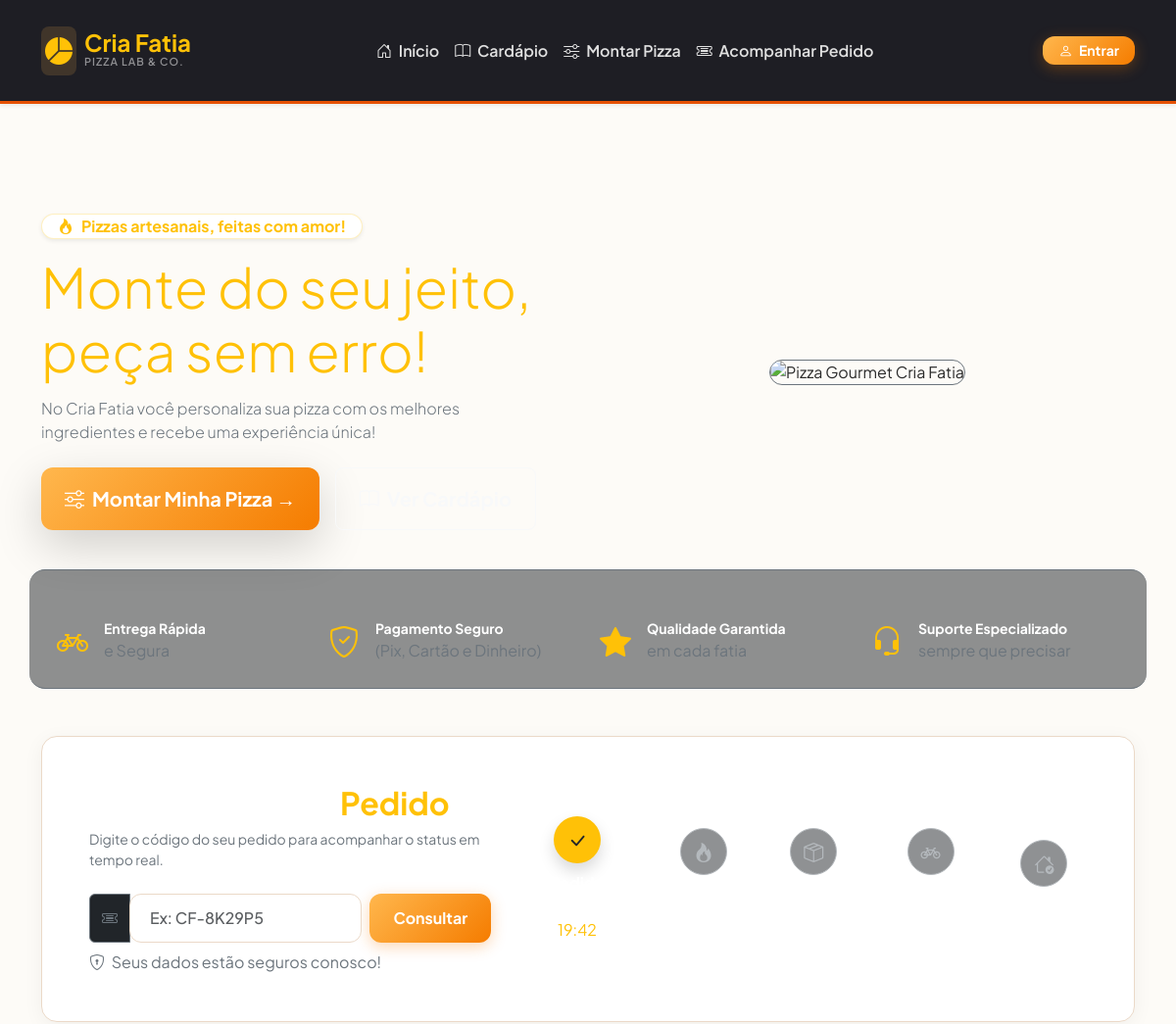
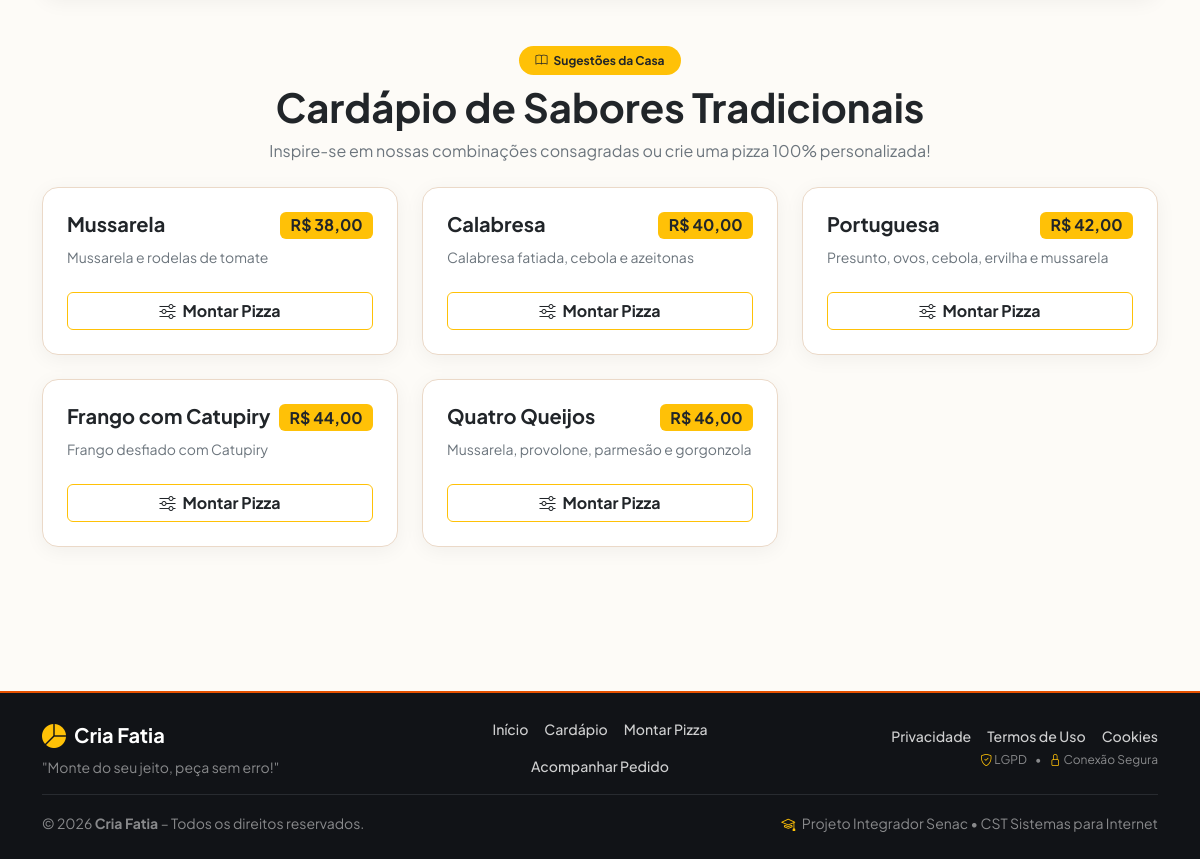
/cria-fatia/index.php, run on the app's committed database (2 pictures, top to bottom).
### tables this page shows
CREATE TABLE `sabores` (
  `id` int unsigned NOT NULL AUTO_INCREMENT,
  `nome` varchar(100) NOT NULL,
  `descricao` text,
  `preco` decimal(10,2) NOT NULL DEFAULT '0.00',
  `imagem` varchar(255) DEFAULT NULL,
  `disponivel` tinyint(1) NOT NULL DEFAULT '1',
  `criado_em` datetime NOT NULL DEFAULT CURRENT_TIMESTAMP,
  `atualizado_em` datetime DEFAULT NULL ON UPDATE CURRENT_TIMESTAMP,
  PRIMARY KEY (`id`),
  KEY `idx_sabores_disponivel` (`disponivel`),
  KEY `idx_sabores_nome` (`nome`)
);

### cria-fatia/index.php (the view, shortened to what this page needs)
<?php
require_once __DIR__ . '/includes/header.php';
require_once __DIR__ . '/config/conexao.php';
?>
<div class="row align-items-center py-5 my-3">
    <div class="col-lg-6 mb-4 mb-lg-0">
        <div class="d-inline-flex align-items-center px-3 py-1.5 rounded-pill bg-white bg-opacity-15 text-warning fw-bold mb-3 border border-warning border-opacity-25 shadow-sm">
            <i class="bi bi-fire me-2"></i> Pizzas artesanais, feitas com amor!
        </div>
        <h1 class="display-4 fw-extrabold text-warning mb-3 tracking-tight" style="line-height: 1.15;">
            Monte do seu jeito,<br><span class="text-warning">peça sem erro!</span>
        </h1>
        <p class="text-muted lead fs-6 mb-4" style="max-width: 500px;">
            No Cria Fatia você personaliza sua pizza com os melhores ingredientes e recebe uma experiência única!
        </p>
        <div class="d-flex flex-wrap gap-3">
            <a href="cliente/montar.php" class="btn btn-warning btn-lg px-4 py-3 fw-bold shadow-lg d-inline-flex align-items-center">
                <i class="bi bi-sliders me-2"></i> Montar Minha Pizza &rarr;
            </a>
            <a href="#cardapio" class="btn btn-outline-light btn-lg px-4 py-3 fw-bold d-inline-flex align-items-center">
                <i class="bi bi-book me-2"></i> Ver Cardápio
            </a>
        </div>
    </div>
    <div class="col-lg-6 text-center">
        <div class="position-relative">
            <img src="https://images.unsplash.com/photo-1513104890138-7c749659a591?q=80&w=1000&auto=format&fit=crop" alt="Pizza Gourmet Cria Fatia" class="img-fluid rounded-4 shadow-2xl border border-secondary" style="max-height: 420px; object-fit: cover; width: 100%;">
        </div>
    </div>
</div>
<div class="row g-4 py-4 mb-5 border-top border-bottom border-secondary bg-dark bg-opacity-50 rounded-4 px-3">
    <div class="col-md-3 col-6 text-center text-md-start d-flex align-items-center gap-3">
        <div class="fs-2 text-warning"><i class="bi bi-bicycle"></i></div>
        <div>
            <div class="fw-bold text-white small">Entrega Rápida</div>
            <div class="text-muted text-xs">e Segura</div>
        </div>
    </div>
    <div class="col-md-3 col-6 text-center text-md-start d-flex align-items-center gap-3">
        <div class="fs-2 text-warning"><i class="bi bi-shield-check"></i></div>
        <div>
            <div class="fw-bold text-white small">Pagamento Seguro</div>
            <div class="text-muted text-xs">(Pix, Cartão e Dinheiro)</div>
        </div>
    </div>
    <div class="col-md-3 col-6 text-center text-md-start d-flex align-items-center gap-3">
        <div class="fs-2 text-warning"><i class="bi bi-star-fill"></i></div>
        <div>
            <div class="fw-bold text-white small">Qualidade Garantida</div>
            <div class="text-muted text-xs">em cada fatia</div>
        </div>
    </div>
    <div class="col-md-3 col-6 text-center text-md-start d-flex align-items-center gap-3">
        <div class="fs-2 text-warning"><i class="bi bi-headset"></i></div>
        <div>
            <div class="fw-bold text-white small">Suporte Especializado</div>
            <div class="text-muted text-xs">sempre que precisar</div>
        </div>
    </div>
</div>
<div class="card border-0 shadow-lg rounded-4 p-4 p-md-5 mb-5 bg-gradient-card">
    <div class="row align-items-center">
        <div class="col-lg-5 mb-4 mb-lg-0">
            <h2 class="fw-bold text-white mb-2">Acompanhe seu <span class="text-warning">Pedido</span></h2>
            <p class="text-muted small mb-4">Digite o código do seu pedido para acompanhar o status em tempo real.</p>
            <form action="cliente/pedido.php" method="GET" class="d-flex gap-2">
                <div class="input-group">
                    <span class="input-group-text bg-dark border-secondary text-muted"><i class="bi bi-ticket-detailed"></i></span>
                    <input type="text" name="codigo" class="form-control" placeholder="Ex: CF-8K29P5" required>
                </div>
                <button type="submit" class="btn btn-warning fw-bold px-4">Consultar</button>
            </form>
            <div class="text-xs text-muted mt-2"><i class="bi bi-shield-lock me-1"></i> Seus dados estão seguros conosco!</div>
        </div>
        <div class="col-lg-7">
            <div class="d-flex justify-content-between align-items-center text-center overflow-x-auto py-2">
                <div class="px-2">
                    <div class="rounded-circle bg-warning text-dark d-inline-flex align-items-center justify-content-center shadow mb-2" style="width: 48px; height: 48px;"><i class="bi bi-check-lg fs-5"></i></div>
                    <div class="text-xs fw-bold text-white">Pedido Recebido</div>
                    <div class="text-xs text-warning">19:42</div>
                </div>
                <div class="px-2 opacity-50">
                    <div class="rounded-circle bg-dark border border-secondary text-muted d-inline-flex align-items-center justify-content-center mb-2" style="width: 48px; height: 48px;"><i class="bi bi-fire fs-5"></i></div>
                    <div class="text-xs fw-bold text-white">Em Preparação</div>
                </div>
                <div class="px-2 opacity-50">
                    <div class="rounded-circle bg-dark border border-secondary text-muted d-inline-flex align-items-center justify-content-center mb-2" style="width: 48px; height: 48px;"><i class="bi bi-box-seam fs-5"></i></div>
                    <div class="text-xs fw-bold text-white">Pizza Pronta</div>
                </div>
                <div class="px-2 opacity-50">
                    <div class="rounded-circle bg-dark border border-secondary text-muted d-inline-flex align-items-center justify-content-center mb-2" style="width: 48px; height: 48px;"><i class="bi bi-bicycle fs-5"></i></div>
                    <div class="text-xs fw-bold text-white">Saiu para Entrega</div>
                </div>
                <div class="px-2 opacity-50">
                    <div class="rounded-circle bg-dark border border-secondary text-muted d-inline-flex align-items-center justify-content-center mb-2" style="width: 48px; height: 48px;"><i class="bi bi-house-check fs-5"></i></div>
                    <div class="text-xs fw-bold text-white">Entregue</div>
                </div>
            </div>
        </div>
    </div>
</div>
<?php
$saboresCardapio = $pdo->query("SELECT * FROM sabores ORDER BY preco ASC")->fetchAll();
?>
<div id="cardapio" class="mb-5">
    <div class="text-center mb-4">
        <span class="badge bg-warning text-dark px-3 py-2 rounded-pill fw-bold mb-2"><i class="bi bi-book me-1"></i> Sugestões da Casa</span>
        <h2 class="display-6 fw-bold text-dark mb-2">Cardápio de Sabores Tradicionais</h2>
        <p class="text-muted">Inspire-se em nossas combinações consagradas ou crie uma pizza 100% personalizada!</p>
    </div>
    <div class="row g-4">
        <?php foreach ($saboresCardapio as $s): ?>
            <div class="col-md-6 col-lg-4">
                <div class="card h-100 border-0 shadow-sm rounded-4 overflow-hidden">
                    <div class="card-body p-4 d-flex flex-column justify-content-between">
                        <div>
                            <div class="d-flex justify-content-between align-items-start mb-2">
                                <h5 class="fw-bold text-dark mb-0"><?= htmlspecialchars($s['nome']) ?></h5>
                                <span class="badge bg-warning text-dark fs-6">R$ <?= number_format($s['preco'], 2, ',', '.') ?></span>
                            </div>
                            <p class="text-muted small mb-4"><?= htmlspecialchars($s['descricao']) ?></p>
                        </div>
                        <a href="cliente/montar.php" class="btn btn-outline-warning text-dark fw-bold w-100">
                            <i class="bi bi-sliders me-1"></i> Montar Pizza
                        </a>
                    </div>
                </div>
            </div>
        <?php endforeach; ?>
    </div>
</div>
<?php require_once __DIR__ . '/includes/footer.php'; ?>

### cria-fatia/assets/css/style.css (style rules this page uses)
:root { --primary: #e65100; --primary-hover: #f57c00; --accent: #ffb74d; --dark-bg: #1e1e24; --light-bg: #fdfbf7; --card-bg: #ffffff; --card-border: #ebd9c8; --text-main: #2b2b2b; --text-heading: #212529; --text-muted: #6c757d; --header-bg: #faf5ee; --navbar-bg: #1e1e24; --navbar-border: #e65100; --radius-sm: 12px; --radius-md: 16px; --shadow-sm: 0 4px 20px rgba(0, 0, 0, 0.05); --shadow-lg: 0 10px 30px rgba(230, 81, 0, 0.12); }
body { font-family: 'Plus Jakarta Sans', sans-serif; background-color: var(--light-bg); color: var(--text-main); min-height: 100vh; display: flex; flex-direction: column; }
h1, h2, h3, h4, h5, h6 { color: var(--text-heading) !important; }
.text-dark { color: var(--text-heading) !important; }
.text-muted { color: var(--text-muted) !important; }
.card { background-color: var(--card-bg) !important; border: 1px solid var(--card-border) !important; color: var(--text-main) !important; border-radius: var(--radius-md) !important; box-shadow: var(--shadow-sm) !important; }
.form-control, .form-select { background-color: var(--card-bg) !important; border: 1px solid var(--card-border) !important; color: var(--text-main) !important; border-radius: var(--radius-sm) !important; padding: 0.75rem 1.25rem; font-weight: 500; }
.btn-warning { background: linear-gradient(135deg, #ffb74d 0%, #f57c00 100%) !important; border: none !important; color: #ffffff !important; font-weight: 700; border-radius: var(--radius-sm) !important; box-shadow: 0 4px 15px rgba(245, 124, 0, 0.3); transition: all 0.2s ease; }

### data on the page
sabores: nome "Mussarela", preco "38,00", descricao "Mussarela e rodelas de tomate"
sabores: nome "Calabresa", preco "40,00", descricao "Calabresa fatiada, cebola e azeitonas"
sabores: nome "Portuguesa", preco "42,00", descricao "Presunto, ovos, cebola, ervilha e mussarela"
sabores: nome "Frango com Catupiry", preco "44,00", descricao "Frango desfiado com Catupiry"
sabores: nome "Quatro Queijos", preco "46,00", descricao "Mussarela, provolone, parmesão e gorgonzola"
